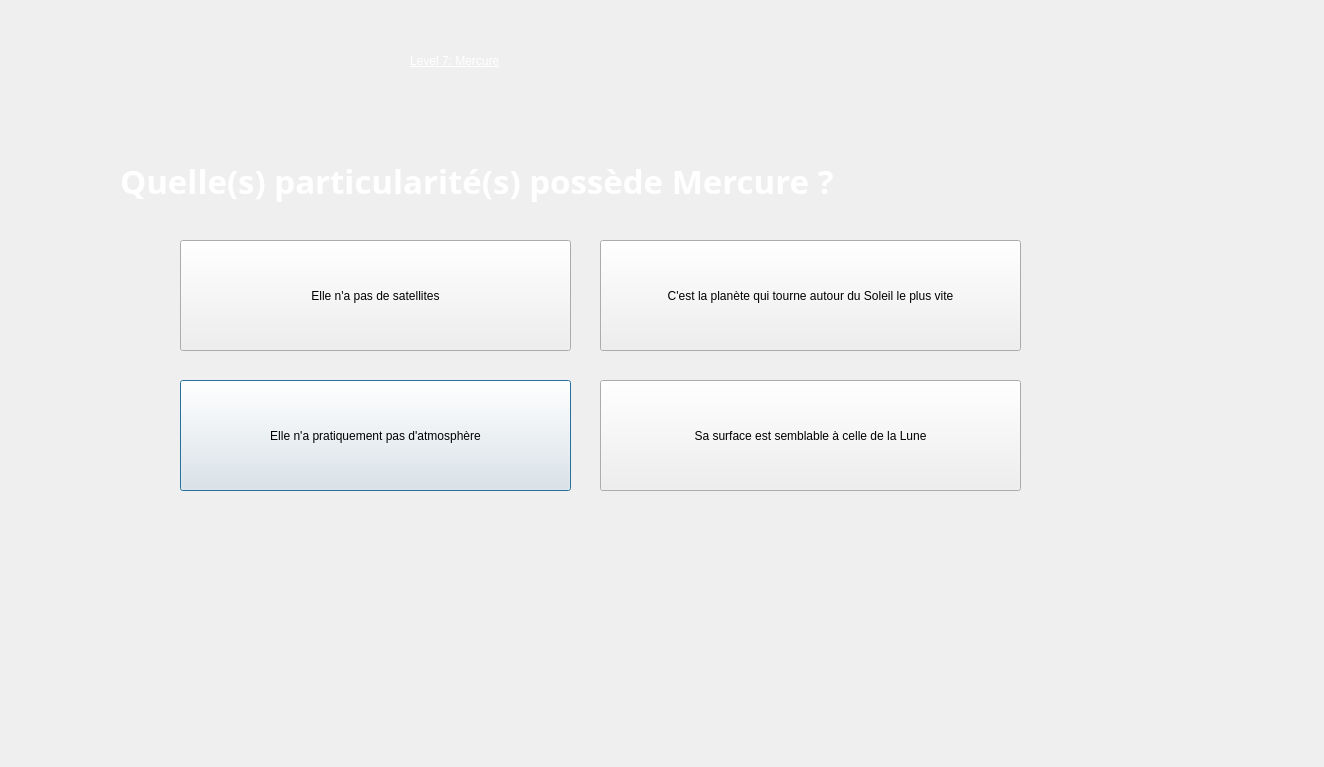
<?xml version="1.0" encoding="UTF-8"?>
<ui version="4.0">
 <class>Dialog24</class>
 <widget class="QDialog" name="Dialog24">
  <property name="geometry">
   <rect>
    <x>0</x>
    <y>0</y>
    <width>1324</width>
    <height>767</height>
   </rect>
  </property>
  <property name="windowTitle">
   <string>Dialog</string>
  </property>
  <widget class="QLabel" name="label">
   <property name="geometry">
    <rect>
     <x>410</x>
     <y>10</y>
     <width>331</width>
     <height>101</height>
    </rect>
   </property>
   <property name="styleSheet">
    <string notr="true">
font: 700 22pt &quot;Segoe UI&quot;;
text-decoration: underline;
color: rgb(255, 255, 255);</string>
   </property>
   <property name="text">
    <string>Level 7: Mercure</string>
   </property>
  </widget>
  <widget class="QLabel" name="label_2">
   <property name="geometry">
    <rect>
     <x>120</x>
     <y>140</y>
     <width>1011</width>
     <height>81</height>
    </rect>
   </property>
   <property name="font">
    <font>
     <family>Segoe Script</family>
     <pointsize>25</pointsize>
     <italic>false</italic>
     <bold>true</bold>
    </font>
   </property>
   <property name="styleSheet">
    <string notr="true">font: 700 25pt &quot;Segoe Script&quot;;
color: rgb(255, 255, 255);</string>
   </property>
   <property name="text">
    <string>Quelle(s) particularité(s) possède Mercure ?</string>
   </property>
  </widget>
  <widget class="QPushButton" name="pushButton">
   <property name="geometry">
    <rect>
     <x>180</x>
     <y>380</y>
     <width>391</width>
     <height>111</height>
    </rect>
   </property>
   <property name="text">
    <string>Elle n'a pratiquement pas d'atmosphère</string>
   </property>
  </widget>
  <widget class="QPushButton" name="pushButton_2">
   <property name="geometry">
    <rect>
     <x>180</x>
     <y>240</y>
     <width>391</width>
     <height>111</height>
    </rect>
   </property>
   <property name="text">
    <string>Elle n'a pas de satellites</string>
   </property>
  </widget>
  <widget class="QPushButton" name="pushButton_3">
   <property name="geometry">
    <rect>
     <x>600</x>
     <y>380</y>
     <width>421</width>
     <height>111</height>
    </rect>
   </property>
   <property name="text">
    <string>Sa surface est semblable à celle de la Lune</string>
   </property>
  </widget>
  <widget class="QPushButton" name="pushButton_4">
   <property name="geometry">
    <rect>
     <x>600</x>
     <y>240</y>
     <width>421</width>
     <height>111</height>
    </rect>
   </property>
   <property name="text">
    <string>C'est la planète qui tourne autour du Soleil le plus vite</string>
   </property>
  </widget>
 </widget>
 <resources/>
 <connections/>
</ui>
